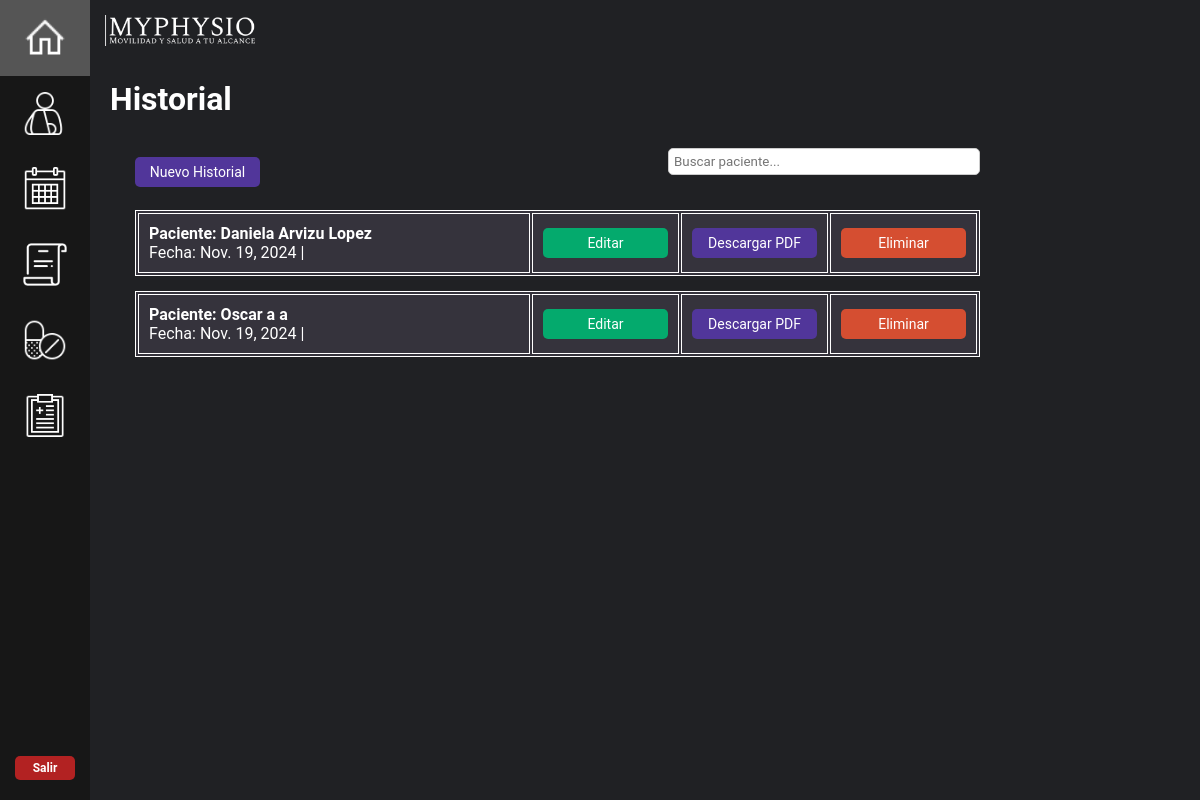
The page /historial/ on the database its author committed.
### mainapp/models.py (models this page shows, shortened)
class Historial(models.Model):
    paciente = models.ForeignKey(Paciente, on_delete=models.CASCADE, blank=False, null=False)
    fecha = models.DateField()
    cuello_d = models.IntegerField(blank=True, null=True)
    torso_d = models.IntegerField(blank=True, null=True)
    m_sup_d = models.IntegerField(blank=True, null=True)
    m_inf_d = models.IntegerField(blank=True, null=True)
    cuello_i = models.IntegerField(blank=True, null=True)
    torso_i = models.IntegerField(blank=True, null=True)
    m_sup_i = models.IntegerField(blank=True, null=True)
    m_inf_i = models.IntegerField(blank=True, null=True)
    cuello_dg = models.IntegerField(blank=True, null=True)
    torso_dg = models.IntegerField(blank=True, null=True)
    m_sup_dg = models.IntegerField(blank=True, null=True)
    m_inf_dg = models.IntegerField(blank=True, null=True)
    cuello_ig = models.IntegerField(blank=True, null=True)
    torso_ig = models.IntegerField(blank=True, null=True)
    m_sup_ig = models.IntegerField(blank=True, null=True)
    m_inf_ig = models.IntegerField(blank=True, null=True)
    flexv_ms_hd = models.IntegerField(blank=True, null=True)
    flexh_ms_hd = models.IntegerField(blank=True, null=True)
    extv_ms_hd = models.IntegerField(blank=True, null=True)
    exth_ms_hd = models.IntegerField(blank=True, null=True)
    abd_ms_hd = models.IntegerField(blank=True, null=True)
    add_ms_hd = models.IntegerField(blank=True, null=True)
    rotext_ms_hd = models.IntegerField(blank=True, null=True)
    rotint_ms_hd = models.IntegerField(blank=True, null=True)
    flexv_ms_hi = models.IntegerField(blank=True, null=True)
    flexh_ms_hi = models.IntegerField(blank=True, null=True)
    extv_ms_hi = models.IntegerField(blank=True, null=True)
    exth_ms_hi = models.IntegerField(blank=True, null=True)
    abd_ms_hi = models.IntegerField(blank=True, null=True)
    add_ms_hi = models.IntegerField(blank=True, null=True)
    rotext_ms_hi = models.IntegerField(blank=True, null=True)
    rotint_ms_hi = models.IntegerField(blank=True, null=True)
    flex_ms_bd = models.IntegerField(blank=True, null=True)
    ext_ms_bd = models.IntegerField(blank=True, null=True)
    pron_ms_bd = models.IntegerField(blank=True, null=True)
    susp_ms_bd = models.IntegerField(blank=True, null=True)
    flex_ms_bi = models.IntegerField(blank=True, null=True)
    ext_ms_bi = models.IntegerField(blank=True, null=True)
    pron_ms_bi = models.IntegerField(blank=True, null=True)
    susp_ms_bi = models.IntegerField(blank=True, null=True)
    flex_ms_md = models.IntegerField(blank=True, null=True)
    ext_ms_md = models.IntegerField(blank=True, null=True)
    abdr_ms_md = models.IntegerField(blank=True, null=True)
    add_ms_md = models.IntegerField(blank=True, null=True)
    flex_ms_mi = models.IntegerField(blank=True, null=True)
    ext_ms_mi = models.IntegerField(blank=True, null=True)
    abdr_ms_mi = models.IntegerField(blank=True, null=True)
    add_ms_mi = models.IntegerField(blank=True, null=True)
    flex_mi_cd = models.IntegerField(blank=True, null=True)
    ext_mi_cd = models.IntegerField(blank=True, null=True)
    flexcr_mi_cd = models.IntegerField(blank=True, null=True)
    abd_mi_cd = models.IntegerField(blank=True, null=True)
    add_mi_cd = models.IntegerField(blank=True, null=True)
    rotint_mi_cd = models.IntegerField(blank=True, null=True)
    rotext_mi_cd = models.IntegerField(blank=True, null=True)
    flex_mi_ci = models.IntegerField(blank=True, null=True)
    ext_mi_ci = models.IntegerField(blank=True, null=True)
    flexcr_mi_ci = models.IntegerField(blank=True, null=True)
    abd_mi_ci = models.IntegerField(blank=True, null=True)
    add_mi_ci = models.IntegerField(blank=True, null=True)
    rotint_mi_ci = models.IntegerField(blank=True, null=True)
    rotext_mi_ci = models.IntegerField(blank=True, null=True)
    flex_mi_pd = models.IntegerField(blank=True, null=True)
    ext_mi_pd = models.IntegerField(blank=True, null=True)
    rotint_mi_pd = models.IntegerField(blank=True, null=True)
    rotext_mi_pd = models.IntegerField(blank=True, null=True)
    flexplan_mi_pd = models.IntegerField(blank=True, null=True)
    dors_mi_pd = models.IntegerField(blank=True, null=True)
    inve_mi_pd = models.IntegerField(blank=True, null=True)
    ever_mi_pd = models.IntegerField(blank=True, null=True)
    flex_mi_pi = models.IntegerField(blank=True, null=True)
    ext_mi_pi = models.IntegerField(blank=True, null=True)
    rotint_mi_pi = models.IntegerField(blank=True, null=True)
    rotext_mi_pi = models.IntegerField(blank=True, null=True)
    flexplan_mi_pi = models.IntegerField(blank=True, null=True)
    dors_mi_pi = models.IntegerField(blank=True, null=True)
    inve_mi_pi = models.IntegerField(blank=True, null=True)
    ever_mi_pi = models.IntegerField(blank=True, null=True)
    pres_dif = models.CharField(max_length=250, blank=True, null=True)
    pres_ayud = models.CharField(max_length=250, blank=True, null=True)
    pres_claudi = models.CharField(max_length=250, blank=True, null=True)
    pres_atax = models.CharField(max_length=250, blank=True, null=True)
    pres_espa = models.CharField(max_length=250, blank=True, null=True)

class Paciente(models.Model):
    nombre = models.CharField(max_length=50)
    apellido_paterno = models.CharField(max_length=50)
    apellido_materno = models.CharField(max_length=50)
    edad = models.IntegerField()
    sexo = models.CharField(max_length=50, blank=True, null=True)
    direccion = models.CharField(max_length=50, blank=True, null=True)
    telefonoP = models.IntegerField(blank=True, null=True)
    emailP = models.EmailField(blank=True, null=True)
    sintomas = models.CharField(max_length=50, blank=True, null=True)
    frecuencia_dolor = models.CharField(max_length=50, blank=True, null=True)
    act_causante = models.CharField(max_length=50, blank=True, null=True)
    descripcion_dolor = models.CharField(max_length=50, blank=True, null=True)
    intensidad_dolor = models.CharField(max_length=50, blank=True, null=True)
    tratamiento = models.CharField(max_length=50, blank=True, null=True)
    lesiones = models.CharField(max_length=50, blank=True, null=True)
    condicion = models.CharField(max_length=50, blank=True, null=True)
    tratamientos_previos = models.CharField(max_length=50, blank=True, null=True)
    medicacion_actual = models.CharField(max_length=50, blank=True, null=True)
    peso = models.IntegerField(blank=True, null=True)
    altura = models.IntegerField(blank=True, null=True)
    rango_mov = models.IntegerField(blank=True, null=True)
    presion = models.CharField(max_length=50, blank=True, null=True)
    ocupacion = models.CharField(max_length=50, blank=True, null=True)
    act_fisica = models.CharField(max_length=50, blank=True, null=True)
    descanso = models.CharField(max_length=50, blank=True, null=True)
    alimentacion = models.CharField(max_length=50, blank=True, null=True)
    def __str__(self):
        return self.nombre + ' ' + self.apellido_paterno + ' ' + self.apellido_materno

### mainapp/views.py (the view)
# urls.py: path("historial/", views.historial, name="historial"),
def historial(request):
    info_historial = Historial.objects.all
    return render(request, "./historial.html", {'all': info_historial})

### mainapp/templates/historial.html (shortened to what this page needs)
{% extends "dashboard_home.html" %}
{% load static %}
{% block content %}
<body>
<h1 style="margin-top: 60px; color: white;">Historial</h1>
<div class="container_recetas">
    <div style="display: flex; justify-content: space-between; align-items: center;">
        <button id="nhistorial" class="next-button" onclick="nhistorial()">Nuevo Historial</button>
        <input
            type="text"
            id="searchInput"
            placeholder="Buscar paciente..."
            style="margin-bottom: 20px; padding: 5px; border-radius: 5px; border: 1px solid #ccc; width: 300px;"
        />
    </div>
    {% for item in all %}
    <div class="info_recetas" data-paciente="{{ item.paciente }}">
        <table>
            <tr>
                <td>
                    <a href="{% url 'mostrar_historial' item.id %}" style="color: #ffffff; text-decoration: none;">
                    <strong>Paciente: {{ item.paciente }}</strong> <br>
                    Fecha: {{ item.fecha }} |
                    </a>
                </td>
                <td>
                    <a href="{% url 'update_historial' item.id %}">
                        <button class="next-button edit-button" type="button">Editar</button>
                    </a>
                </td>
                <td align="right">
                    <a href="{% url 'pdf_historial' item.id %}">
                        <button class="next-button download-button" type="button">Descargar PDF</button>
                    </a>
                </td>
                <td>
                    <a href="{% url 'delete_historial' item.id %}">
                        <button class="next-button delete-button" type="button">Eliminar</button>
                    </a>
                </td>
            </tr>
        </table>
    </div>
    {% endfor %}
</div>
</body>
{% endblock %}

### mystaticfiles/styles.css (style rules this page uses)
* { font-family: 'Roboto'; }
body { display: flex; flex-direction: column; margin: 0; min-height: 100vh; color: white; background-color: #202124; }
table { width: 100%; border-collapse: separate; margin-top: 15px; }
th, td { text-align: left; padding: 10px; border-bottom: 2px solid #555; }
.next-button { width: 250px; height: 30px; text-align: center; background-color: #51369A; color: white; font-size: 14px; cursor: pointer; border-radius: 5px; border: none; align-self: center; margin-right: 16%; transition: all ease 0.5s; }

### mainapp/templates/dashboard_home.html (style rules this page uses)
body { margin: 0; font-family: "Roboto"; color: white; background-color: #202124; }

### mainapp/templates/historial.html (style rules this page uses)
.container_recetas { color: white; margin: 30px 200px 25px 25px; }
.info_recetas { color: white; background-color: #35333C; dispĺay: flex; margin: 20px padding: 20px 20px; }
.next-button { width: 125px; height: 30px; text-align: center; background-color: #51369A; color: white; font-size: 14px; cursor: pointer; border-radius: 5px; border: none; align-self: center; margin-right: 16%; transition: all ease 0.5s; }
a { text-decoration: none; color: white; }
.next-button.edit-button { background-color: #04AA6D; }
.next-button.delete-button { background-color: #d54e31; }
table, th, td { width: 100%; border: 1px solid; }
a { color: #72A0C1; }

### rows shown on the page
Historial: paciente "Daniela Arvizu Lopez", fecha "Nov. 19, 2024"
Historial: paciente "Oscar a a", fecha "Nov. 19, 2024"
